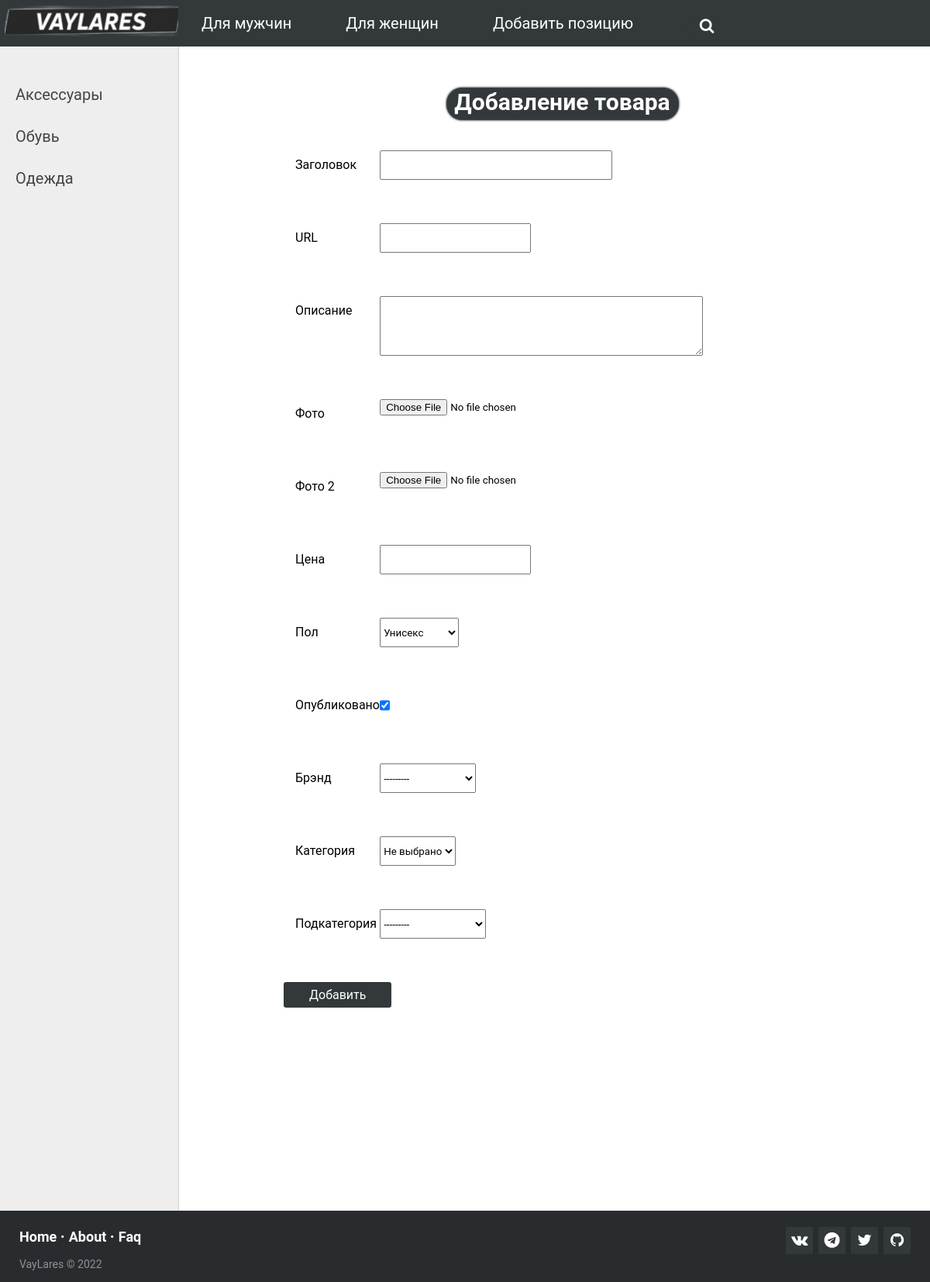
Page /add/ (signed in) on the committed database.
### clothes/models.py (models this page shows)
class Category(models.Model):
    category_name = models.CharField(max_length=100, db_index=True)
    slug = models.SlugField(max_length=255, unique=True, db_index=True, verbose_name="URL", null=True)
    def __str__(self):
        return self.category_name
    def get_absolute_url(self):
        return reverse('category', kwargs={'category_slug': self.slug})
    class Meta:  # Используется в админ-панели
        verbose_name = 'Категории'
        verbose_name_plural = 'Категории'
        ordering = ['id']

### clothes/views.py (the view)
# urls.py: path('add/', AddProduct.as_view(), name='add'),
class AddProduct(LoginRequiredMixin, DataMixin, CreateView):
    form_class = AddGoodForm
    template_name = 'clothes/addgood.html'
    success_url = reverse_lazy('home')
    login_url = reverse_lazy('home')
    raise_exception = True
    def get_context_data(self, *, object_list=None, **kwargs):
        context = super().get_context_data(**kwargs)
        c_def = self.get_user_context(title='Добавление товара')
        return dict(list(context.items()) + list(c_def.items()))

### clothes/forms.py
class AddGoodForm(forms.ModelForm):
    def __init__(self, *args, **kwargs):
        super().__init__(*args, **kwargs)
        self.fields['category'].empty_label = 'Не выбрано'
    class Meta:
        model = Clothes
        fields = ['title', 'slug', 'content', 'photo', 'alternative_photo', 'price', 'gender', 'is_published', 'brand',
                  'category', 'subcategory']
        widgets = {
            'title': forms.TextInput(attrs={'class': 'form-input'}),
            'content': forms.Textarea(attrs={'cols': 50, 'rows': 5}),
        }

### cart/cart.py (called while the page is built)
    def __len__(self):
        return sum(item['quantity'] for item in self.cart.values())

### cart/context_processors.py (called while the page is built)
def cart(request):
    return {'cart': Cart(request)}

### clothes/Favourites.py (called while the page is built)
    def __len__(self):
        return len(self.fav)

### clothes/context_processors.py (called while the page is built)
def fav(request):
    return {'fav': Favour(request)}

### clothes/models.py (called while the page is built)
    def __str__(self):
        return self.brand_name

    def __str__(self):
        return self.subcategory_name

### clothes/templates/clothes/addgood.html (shortened to what this page needs)
{% extends 'clothes/base.html' %}
{% block content %}
<div class="container">
    <form method="post" enctype="multipart/form-data">
        <div class="login-wrapper">
            <div class="login-header-add">
                <div class="login-header__text">Добавление товара</div>
            </div>
            <div class="login-content">
                {% for f in form %}
                <div class="form-group row">
                    <label for="{{ f.id_for_label }}" class="col-sm-2 col-form-label">{{f.label}}</label>
                    {{ f }}
                </div>
                {% endfor %}
                <div class="form-group row">
                    <div class="'col-sm-10'">
                        <button type="submit" class="button-form">Добавить</button>
                    </div>
                </div>
            </div>
        </div>
    </form>
</div>
{% endblock %}

### clothes/templates/clothes/base.html (shortened to what this page needs)
{% load static %}
<!DOCTYPE html>
<html lang="ru">
<head>
    <link type="text/css" href="{% static 'clothes/css/styles.css' %}" rel="stylesheet"/>
    <link href="//netdna.bootstrapcdn.com/font-awesome/4.7.0/css/font-awesome.css" rel="stylesheet"/>
</head>
<body>
{% block header %}
<div class="header">
    <ul id="mainmenu" class="mainmenu">
        <li class="logo">
            <a href="{% url 'home' %}">
                <div class="logo"></div>
            </a>
        </li>
        {% for m in menu %}
        {% if m.title == gender_selected %}
        <li class="gender-selected">{{m.title}}</li>
        {% else %}
        <li><a href="{% url m.url_name %}">{{m.title}}</a></li>
        {% endif %}
        {% endfor %}
        <li>
            <div class="search-box">
                <form name="search" action="{% url 'home' %}">
                    <button class="btn-search"><i class="fa fa-search"></i></button>
                    <input type="text" class="input-search" placeholder="Поиск..." name="search">
                </form>
            </div>
        </li>
        <div class="last">
            <li style="	margin: 18px 10px 0 0">
                {% with cart_items=cart|length %}
                {% with fav_items=fav|length %}
                <span class="cart-icon">
                    <a class="fa fa-heart-o" href="{% url 'fav_detail' %}"></a>
                </span>
                <span class="cart-icon">
                    <a class="fa fa-shopping-basket" href="{% url 'cart:cart_detail' %}"></a>
            </span>
            </li>
            <li style="	margin: 18px 114px 0 0">
                {% if request.user.is_authenticated %}
                <a href="{% url 'profile' %}" class="submenu-link"><i class="fa fa-user-circle"></i></a>
                {% else %}
                <a href="{% url 'login' %}">Войти <i class="fa fa-sign-in"> </i></a>
                {% endif %}
            </li>
        </div>
    </ul>
    {% endwith %}
    {% endwith %}
</div>
{% endblock header %}
<table class="table-content" border=0 cellpadding="0" cellspacing="0">
    <tr>
        <td valign="top" class="left-chapters">
            <ul id="leftchapters">
                {% for c in cats %}
                {% if c.clothes__count > 0 %}
                {% if c.pk == cat_selected %}
                <li class="selected">{{c.category_name}}</li>
                {% for sc in subcats %}
                {% if sc.category_id == c.pk %}
                {% if sc.pk == subcat_selected %}
                <li class="subselected">{{sc.subcategory_name}}</li>
                {% else %}
                <li><a class="subcat" href="{{ sc.get_absolute_url }}">{{sc.subcategory_name}}</a></li>
                {% endif %}
                {% endif %}
                {% endfor %}
                {% else %}
                <li><a href="{{ c.get_absolute_url }}">{{c.category_name}}</a></li>
                {% endif %}
                {% endif %}
                {% endfor %}
            </ul>
        </td>
        <td valign="top" class="content">
            {% block content %}
            {% endblock %}
        </td>
    </tr>
</table>
<footer class="footer-distributed">
    <div class="footer-right">
        <a href="https://vk.com/lex_faesinop"><i class="fa fa-vk"></i></a>
        <a href="https://t.me/A1exander7"><i class="fa fa-telegram"></i></a>
        <a href="https://www.twitter.com"><i class="fa fa-twitter"></i></a>
        <a href="https://github.com/FaEsinoP"><i class="fa fa-github"></i></a>
    </div>
    <div class="footer-left">
        <p class="footer-links">
            <a class="link-1" href="{% url 'home' %}">Home</a>
            <a href="{% url 'about' %}">About</a>
            <a href="{% url 'faq' %}">Faq</a>
        </p>
        <p>VayLares &copy; 2022</p>
    </div>
</footer>
</body>
</html>

### rows in the picture
Category: category_name "Аксессуары"
Category: category_name "Обувь"
Category: category_name "Одежда"

### other values in the picture
{{ m.title }} "Для мужчин" "Для женщин" "Добавить позицию"
{{ f.label }} "Заголовок" "URL" "Описание" "Фото" "Фото 2" "Цена" "Пол" "Опубликовано" "Брэнд" "Категория" "Подкатегория"
